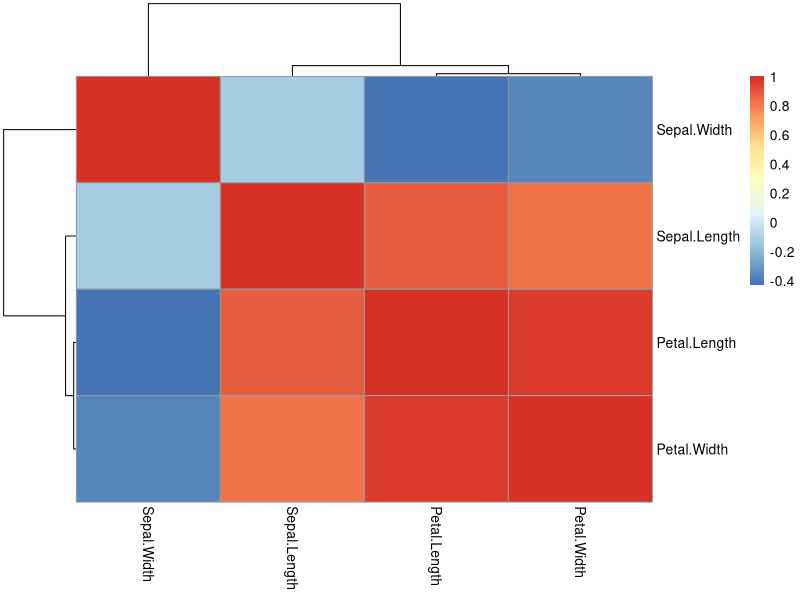
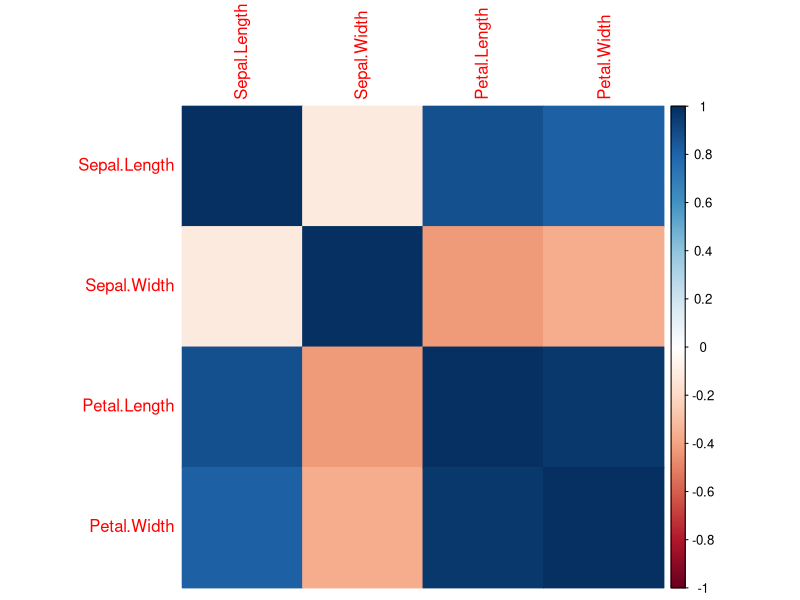
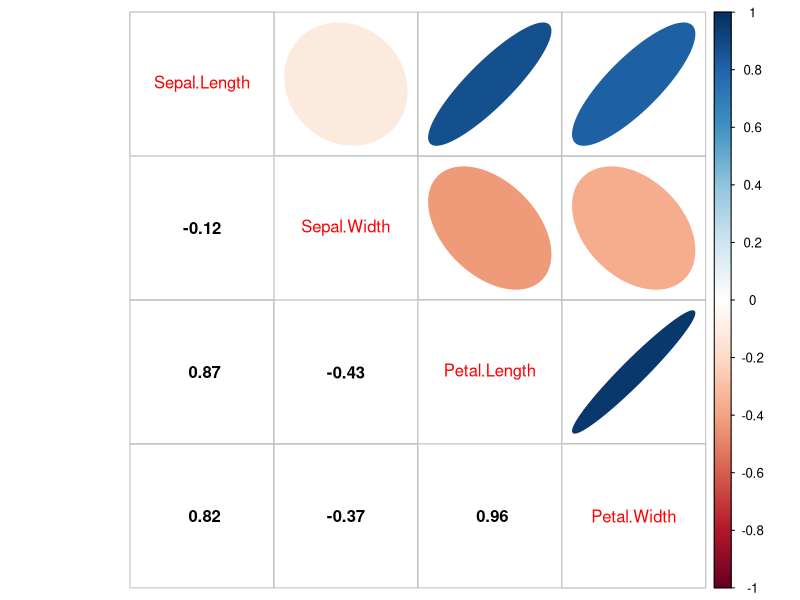
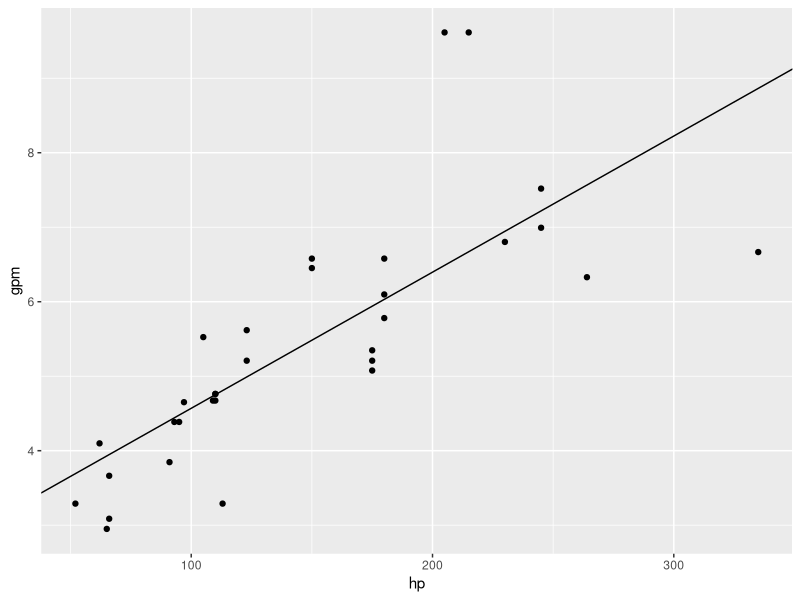
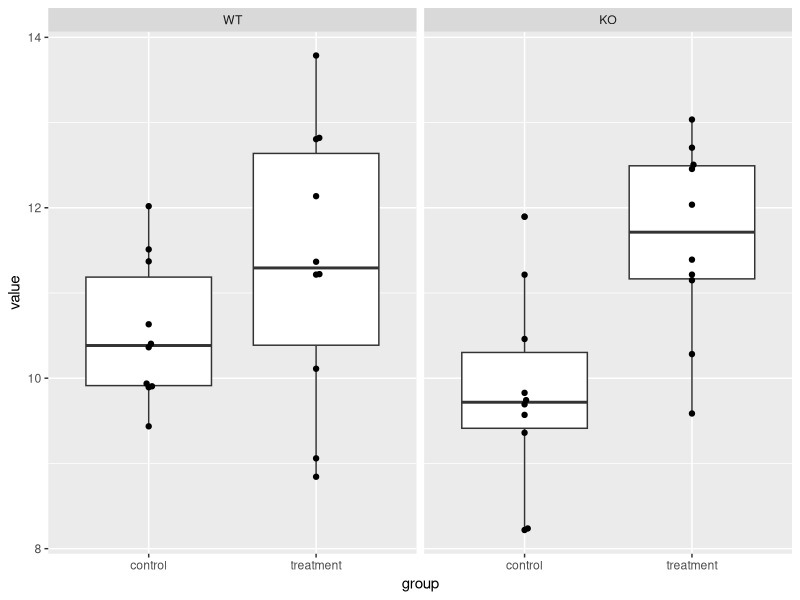
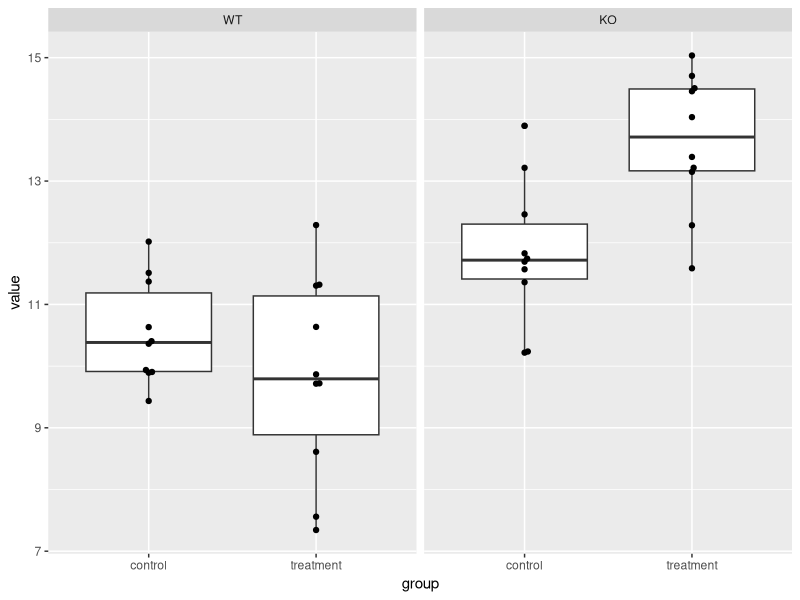
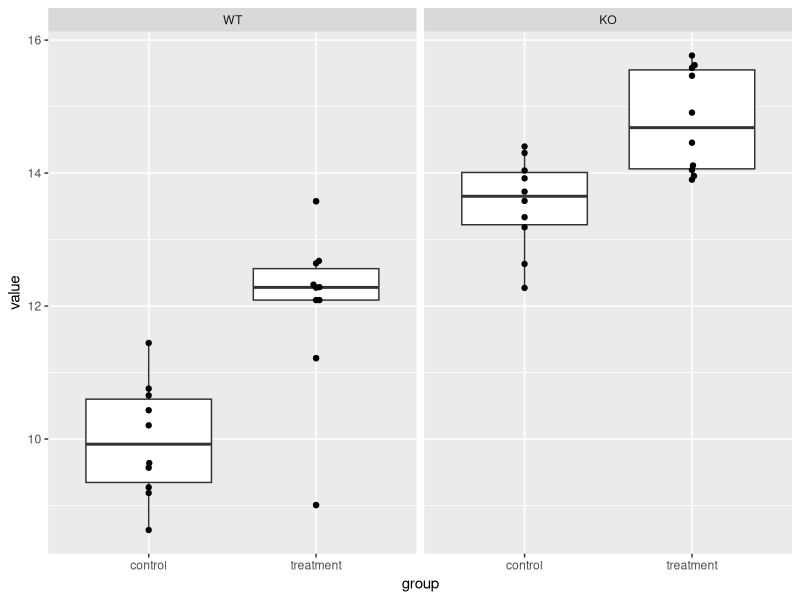
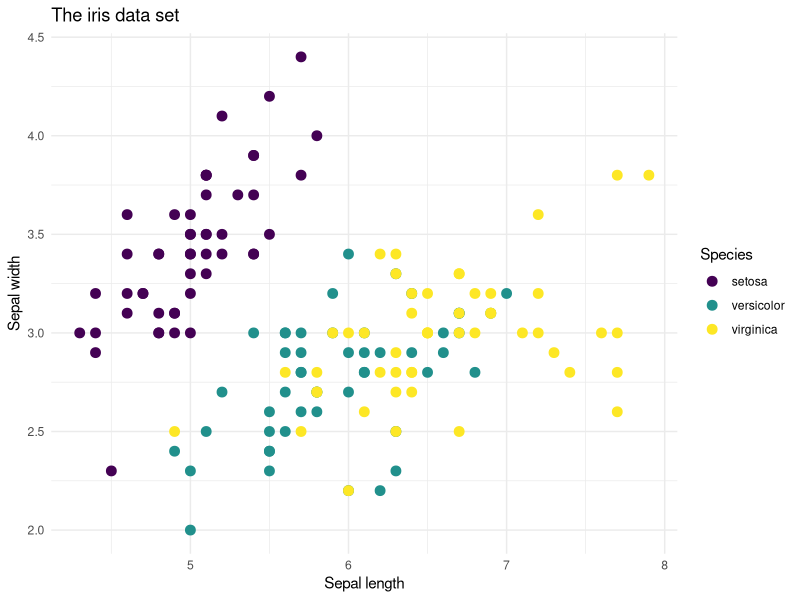

Here is the R script that generated these plots, in order:
## ---- chunk 1
set.seed(42)
options(width=80)
library(tidyverse)
library(ggplot2)
library(ggbeeswarm)
## ---- chunk 2
cor(iris$Sepal.Length, iris$Petal.Length)
cor.test(iris$Sepal.Length, iris$Petal.Length, method="spearman")
## ---- chunk 3
cor(iris[,1:4])
## ---- chunk 4
library(pheatmap)
M <- cor(iris[,1:4])
pheatmap(M, scale="none")
## ---- chunk 5
library(corrplot)
corrplot(M, method="color")
## ---- chunk 6
corrplot(M, method="ellipse", 
         type="upper", tl.pos="d")
corrplot(M, add = TRUE, type = 'lower', 
         method = 'number',
         col="black", diag = FALSE, 
         tl.pos = 'n', cl.pos = 'n')
## ---- chunk 7
library(tidyverse)
sv <- iris |> filter(Species != "setosa") |>
  mutate(Species=factor(Species))
pvals <- sapply(1:4, function(i) {
  t.test(sv[,i] ~ sv$Species)$p.value
})
names(pvals) <- colnames(sv)[1:4]
pvals
## ---- chunk 8
p.adjust(pvals, method="bonferroni")
p.adjust(pvals, method="BH")
## ---- chunk 9
mtcars$gpm <- 100/mtcars$mpg
model <- lm(gpm ~ hp, data=mtcars)
## ---- chunk 10
summary(model)
## ---- chunk 11
library(ggplot2)
a <- coefficients(model)[1]
b <- coefficients(model)[2]
ggplot(mtcars, aes(x = hp, y = gpm)) +
  geom_point() +
  geom_abline(intercept = a, slope = b)
## ---- chunk 12
model_0 <- lm(gpm ~ 0 + hp, data=mtcars)
summary(model_0)
## ---- chunk 13
model_2 <- lm(gpm ~ 0 + hp + wt, data=mtcars)
summary(model_2)
## ---- chunk 14
model_huge <- lm(gpm ~ 0 + hp + wt + qsec + drat + disp + cyl, data=mtcars)
summary(model_huge)
## ---- chunk 15
AIC(model_0)
AIC(model_2)
AIC(model_huge)
## ---- chunk 16
model_iris <- lm(Sepal.Length ~ Species, data=iris)
summary(model_iris)
## ---- chunk 17
anova(model_iris)
## ---- chunk 18
n <- 10
set.seed(42)
df1 <- data.frame(nn = 1:(n*4),
  strain = rep(c("WT", "KO"), each=2*n),
  group = rep(c("control", "treatment"), each = n)) |>
  mutate(strain = factor(strain, levels=c("WT", "KO"))) |>
  mutate(value = 
    c(rnorm(n, mean=10, sd=1),
      rnorm(n, mean=11.5, sd=1),
      rnorm(n, mean=10, sd=1),
      rnorm(n, mean=12, sd=1)))
ko <- df1 |> filter(strain == "KO")
wt <- df1 |> filter(strain == "WT")
## ---- chunk 19
ggplot(df1, aes(x = group, y = value)) +
  geom_boxplot() +
  geom_beeswarm() +
  facet_wrap(~ strain)
## ---- chunk 20
set.seed(42)
## ---- chunk 21
dfi <- data.frame(nn = 1:(n*4),
  strain = rep(c("WT", "KO"), each=2*n),
  group = rep(c("control", "treatment"), each = n)) |>
  mutate(strain = factor(strain, levels=c("WT", "KO"))) |>
  mutate(value = 
    c(rnorm(n, mean=10, sd=1),
      rnorm(n, mean=10, sd=1),
      rnorm(n, mean=12, sd=1),
      rnorm(n, mean=14, sd=1)))
ggplot(dfi, aes(x = group, y = value)) +
  geom_boxplot() +
  geom_beeswarm() +
  facet_wrap(~ strain)
## ---- chunk 22
model1 <- lm(value ~ strain * group, data=dfi)
anova(model1)
## ---- chunk 23
dfni <- data.frame(nn = 1:(n*4),
  strain = rep(c("WT", "KO"), each=2*n),
  group = rep(c("control", "treatment"), each = n)) |>
  mutate(strain = factor(strain, levels=c("WT", "KO"))) |>
  mutate(value = 
    c(rnorm(n, mean=10, sd=1),
      rnorm(n, mean=12, sd=1),
      rnorm(n, mean=13, sd=1),
      rnorm(n, mean=15, sd=1)))
ggplot(dfni, aes(x = group, y = value)) +
  geom_boxplot() +
  geom_beeswarm() +
  facet_wrap(~ strain)
## ---- chunk 24
model2 <- lm(value ~ strain * group, data=dfni)
anova(model2)
## ---- chunk 25
ggplot(iris, aes(x = Sepal.Length, y = Sepal.Width, color = Species)) +
  geom_point(size=3) +
  scale_color_viridis_d() +
  labs(x = "Sepal length", y = "Sepal width", 
       title = "The iris data set") +
  theme_minimal()
## ---- chunk 26
ggplot(iris, aes(x = Sepal.Length, y = Sepal.Width, color = Species)) +
  geom_point(size=3) +
  scale_color_viridis_d() +
  labs(x = "Sepal length", y = "Sepal width", 
       title = "The iris data set") +
  theme_minimal()
## ---- chunk 27
n <- 250
x <- rnorm(n, mean=20, sd=1)
y <- rbeta(n, 2, 22) * 20  + 18.65
## ---- chunk 28
df <- data.frame(value=c(mean(x), mean(y)), 
                 group=c("x", "y"),
                 sd=c(sd(x)/sqrt(n), sd(y)/sqrt(n)))
ggplot(df, aes(x=group, y=value)) + 
  geom_errorbar(aes(ymin = value - sd, ymax = value + sd), width = 0.2) +
  geom_bar(stat="identity", width=0.5, fill = "skyblue") +
  labs(x="Group", y="Value") +
  coord_cartesian(ylim = c(19.5, 20.5))
## ---- chunk 29
library(cowplot)
df <- data.frame(values = c(x, y), 
                 group = c(rep("x", n), rep("y", n)))
p1 <- ggplot(df, aes(x=group, y=values)) +
  geom_boxplot() +
  labs(x="Group", y="Value")

# violin plot
p2 <- ggplot(df, aes(x=group, y=values)) +
  geom_violin() +
  geom_boxplot(width=0.1) +
  labs(x="Group", y="Value")

# plot_grid puts the different plots together 
# ncol=2 -> two columns
# labels=... -> labels for the plots
plot_grid(p1, p2, ncol=2, labels=c("A", "B"))
